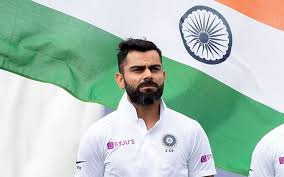
#> input picture sample.jpg, 284 x 177 px; its folder holds only this picture in this run
$ python -i util.py   (imports and definitions only)
#> lines starting #> are read from the running program, lines starting #| are printed output that depends on the picture
import os
import joblib
import json
import numpy as np
import cv2
# from . import wavelet
import pywt

__class_name_to_number = {}
__class_number_to_name = {}

__model = None

def w2d(img, mode='haar', level=1):
    imArray = img
    # Datatype conversions
    # Convert to grayscale
    if len(imArray.shape) > 2: # Check if image is not already grayscale
        imArray = cv2.cvtColor(imArray, cv2.COLOR_RGB2GRAY)
    # Convert to float
    imArray = np.float32(imArray)
    imArray /= 255
    # Compute coefficients
    coeffs = pywt.wavedec2(imArray, mode, level=level)

    # Process Coefficients
    coeffs_H = list(coeffs)
    coeffs_H[0] *= 0

    # Reconstruction
    imArray_H = pywt.waverec2(coeffs_H, mode)
    imArray_H *= 255
    imArray_H = np.uint8(imArray_H)

    return imArray_H

from sklearn.preprocessing import StandardScaler

def classify_image(file_path):
    img = get_cropped_image_if_2_eyes(file_path)
#> in get_cropped_image_if_2_eyes, img is the input picture: shape (177, 284, 3); mean B, G, R 186, 197.2, 175.7
#> in get_cropped_image_if_2_eyes, `gray = cv2.cvtColor(img, cv2.COLOR_BGR2GRAY)`:
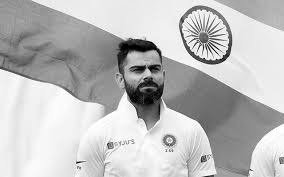
#> gray: shape (177, 284); min 0, max 255, mean 189.5
#> in get_cropped_image_if_2_eyes, `faces = face_cascade.detectMultiScale(gray, 1.3, 5)`: faces = [[121, 50, 51, 51]]
#> the loop in get_cropped_image_if_2_eyes, `for (x,y,w,h) in faces:` made 1 pass
#> pass 1, in get_cropped_image_if_2_eyes, `roi_color = img[y:y+h, x:x+w]`:
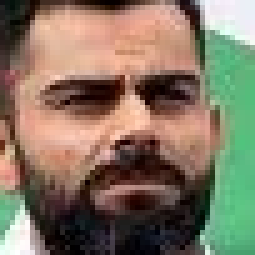
#> roi_color: shape (51, 51, 3) (shown 5 times larger); mean B, G, R 98.2, 117.1, 130.8
    result = []
    scalled_raw_img = cv2.resize(img, (32, 32))
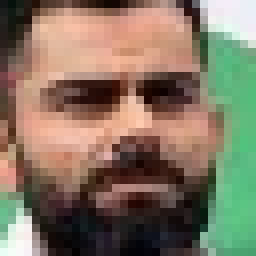
#> scalled_raw_img: shape (32, 32, 3) (shown 8 times larger); mean B, G, R 98.2, 117.1, 130.8
    # print(scalled_raw_img)
    img_har = w2d(img, 'db1', 5)
#> in w2d, `imArray = cv2.cvtColor(imArray, cv2.COLOR_RGB2GRAY)`:
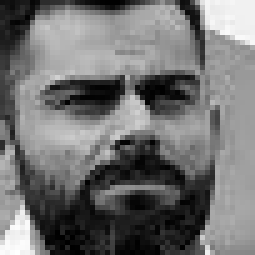
#> imArray: shape (51, 51) (shown 5 times larger); min 0, max 255, mean 113
#> in w2d, `coeffs = pywt.wavedec2(imArray, mode, level=level)`: coeffs = 6 items
#> in w2d, `imArray_H = pywt.waverec2(coeffs_H, mode)`:
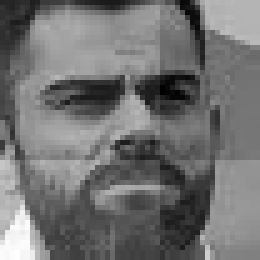
#> imArray_H: shape (52, 52) float32 (shown 5 times larger); min -0.618, max 0.71, mean -0.023; drawn with min black and max white
#> in w2d, `imArray_H = np.uint8(imArray_H)`:
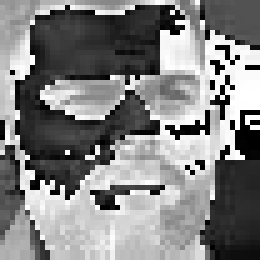
#> imArray_H: shape (52, 52) (shown 5 times larger); min 0, max 255, mean 129.9
    scalled_img_har = cv2.resize(img_har, (32, 32))
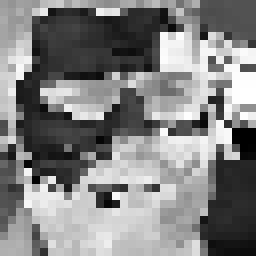
#> scalled_img_har: shape (32, 32) (shown 8 times larger); min 0, max 255, mean 130.1

    # Flatten the images
    scalled_raw_img_flat = scalled_raw_img.flatten()
#> scalled_raw_img_flat = 3072 values, max 254 at index 1493, min 0 at index 1110, mean 115.3
    scalled_img_har_flat = scalled_img_har.flatten()
#> scalled_img_har_flat = 1024 values, max 255 at index 382, min 0 at index 541, mean 130.1

    # Concatenate the flattened images
    combined_img = np.concatenate((scalled_raw_img_flat, scalled_img_har_flat))
#> combined_img = 4096 values, max 255 at index 3454, min 0 at index 1110, mean 119


    final = combined_img.reshape(1,-1).astype(float)

    # print("Final Shape:", final.shape)
    # print("Final Data:", final)

#> (the run stopped early here; a loop or call above may not have finished)
